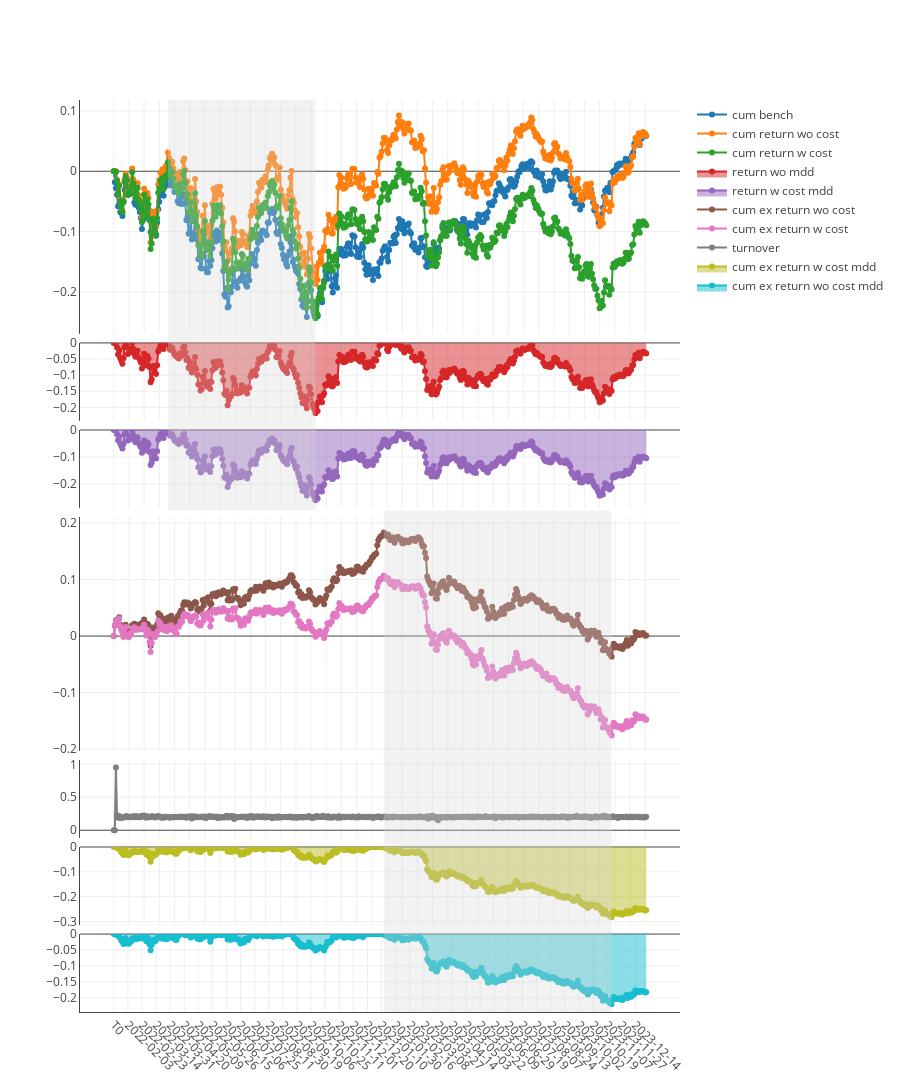

The notebook cell this image was saved under:
### Code cell
import pickle

file_path = f'out/backtests/{ex_num}/rl/0-graph.pkl'

with open(file_path, 'rb') as file:
    chart = pickle.load(file)
chart.show()

### Figure 1 — Plotly figure (JSON) as saved in the notebook; plotly's stock layout.template omitted (floating-point values rounded to 4 significant figures; data arrays with more than 128 entries replaced by an {"elided": "..."} marker saying what was removed)
{"data": [{"mode": "lines+markers", "name": "cum bench", "type": "scatter", "x": {"elided": "492 str values"}, "xaxis": "x", "y": {"elided": "492 float values"}, "yaxis": "y"}, {"mode": "lines+markers", "name": "cum return wo cost", "type": "scatter", "x": {"elided": "492 str values"}, "xaxis": "x", "y": {"elided": "492 float values"}, "yaxis": "y"}, {"mode": "lines+markers", "name": "cum return w cost", "type": "scatter", "x": {"elided": "492 str values"}, "xaxis": "x", "y": {"elided": "492 float values"}, "yaxis": "y"}, {"fill": "tozeroy", "mode": "lines+markers", "name": "return wo mdd", "type": "scatter", "x": {"elided": "492 str values"}, "xaxis": "x2", "y": {"elided": "492 float values"}, "yaxis": "y2"}, {"fill": "tozeroy", "mode": "lines+markers", "name": "return w cost mdd", "type": "scatter", "x": {"elided": "492 str values"}, "xaxis": "x3", "y": {"elided": "492 float values"}, "yaxis": "y3"}, {"mode": "lines+markers", "name": "cum ex return wo cost", "type": "scatter", "x": {"elided": "492 str values"}, "xaxis": "x4", "y": {"elided": "492 float values"}, "yaxis": "y4"}, {"mode": "lines+markers", "name": "cum ex return w cost", "type": "scatter", "x": {"elided": "492 str values"}, "xaxis": "x4", "y": {"elided": "492 float values"}, "yaxis": "y4"}, {"mode": "lines+markers", "name": "turnover", "type": "scatter", "x": {"elided": "492 str values"}, "xaxis": "x5", "y": {"elided": "492 float values"}, "yaxis": "y5"}, {"fill": "tozeroy", "mode": "lines+markers", "name": "cum ex return w cost mdd", "type": "scatter", "x": {"elided": "492 str values"}, "xaxis": "x6", "y": {"elided": "492 float values"}, "yaxis": "y6"}, {"fill": "tozeroy", "mode": "lines+markers", "name": "cum ex return wo cost mdd", "type": "scatter", "x": {"elided": "492 str values"}, "xaxis": "x7", "y": {"elided": "492 float values"}, "yaxis": "y7"}], "layout": {"height": 1200, "shapes": [{"fillcolor": "#d3d3d3", "line": {"width": 0}, "opacity": 0.3, "type": "rect", "x0": "2022-03-29", "x1": "2022-10-12", "xref": "x", "y0": 0.55, "y1": 1, "yref": "paper"}, {"fillcolor": "#d3d3d3", "line": {"width": 0}, "opacity": 0.3, "type": "rect", "x0": "2023-01-12", "x1": "2023-11-13", "xref": "x", "y0": 0, "y1": 0.55, "yref": "paper"}], "title": {"text": " "}, "xaxis": {"anchor": "y", "domain": [0, 1], "matches": "x7", "showline": false, "showticklabels": false, "tickangle": 45, "type": "category"}, "xaxis2": {"anchor": "y2", "domain": [0, 1], "matches": "x7", "showline": false, "showticklabels": false, "tickangle": 45, "type": "category"}, "xaxis3": {"anchor": "y3", "domain": [0, 1], "matches": "x7", "showline": false, "showticklabels": false, "tickangle": 45, "type": "category"}, "xaxis4": {"anchor": "y4", "domain": [0, 1], "matches": "x7", "showline": false, "showticklabels": false, "tickangle": 45, "type": "category"}, "xaxis5": {"anchor": "y5", "domain": [0, 1], "matches": "x7", "showline": false, "showticklabels": false, "tickangle": 45, "type": "category"}, "xaxis6": {"anchor": "y6", "domain": [0, 1], "matches": "x7", "showline": false, "showticklabels": false, "tickangle": 45, "type": "category"}, "xaxis7": {"anchor": "y7", "domain": [0, 1], "showline": true, "tickangle": 45, "type": "category"}, "yaxis": {"anchor": "x", "domain": [0.7436, 1], "showline": true, "showticklabels": true, "zeroline": true}, "yaxis2": {"anchor": "x2", "domain": [0.6482, 0.7336], "showline": true, "showticklabels": true, "zeroline": true}, "yaxis3": {"anchor": "x3", "domain": [0.5527, 0.6382], "showline": true, "showticklabels": true, "zeroline": true}, "yaxis4": {"anchor": "x4", "domain": [0.2864, 0.5427], "showline": true, "showticklabels": true, "zeroline": true}, "yaxis5": {"anchor": "x5", "domain": [0.1909, 0.2764], "showline": true, "showticklabels": true, "zeroline": true}, "yaxis6": {"anchor": "x6", "domain": [0.09545, 0.1809], "showline": true, "showticklabels": true, "zeroline": true}, "yaxis7": {"anchor": "x7", "domain": [0, 0.08545], "showline": true, "showticklabels": true, "zeroline": true}}}
